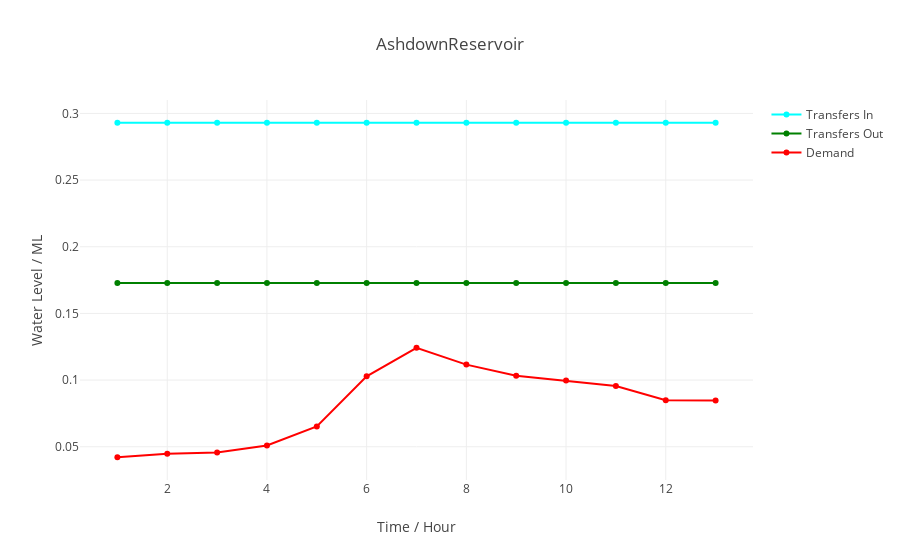
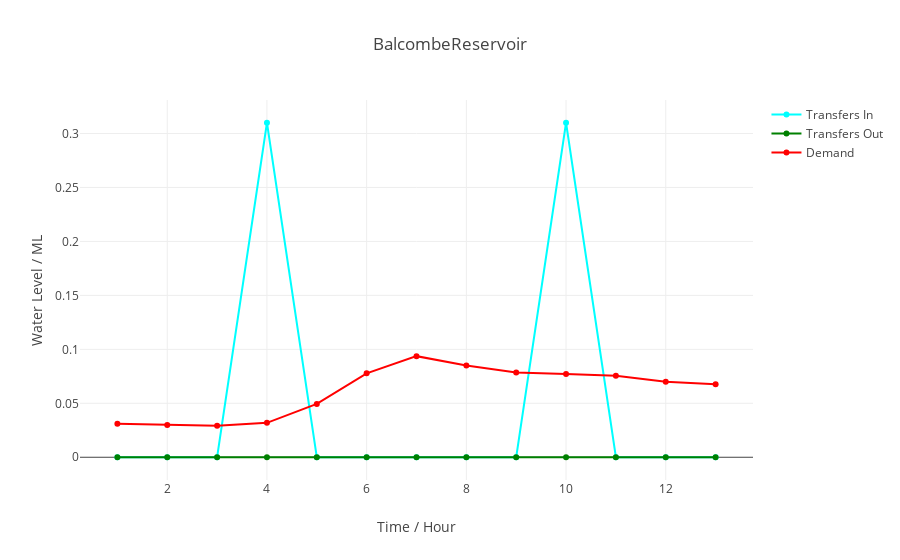
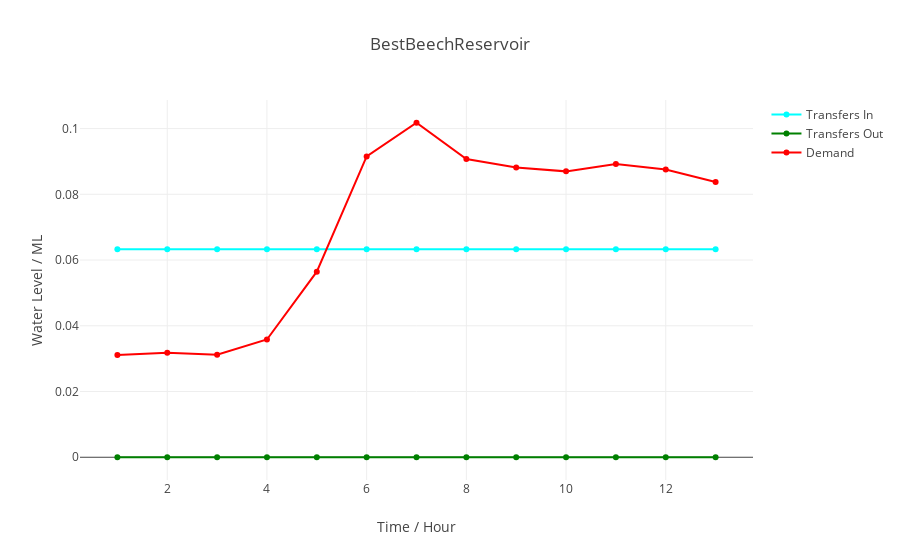
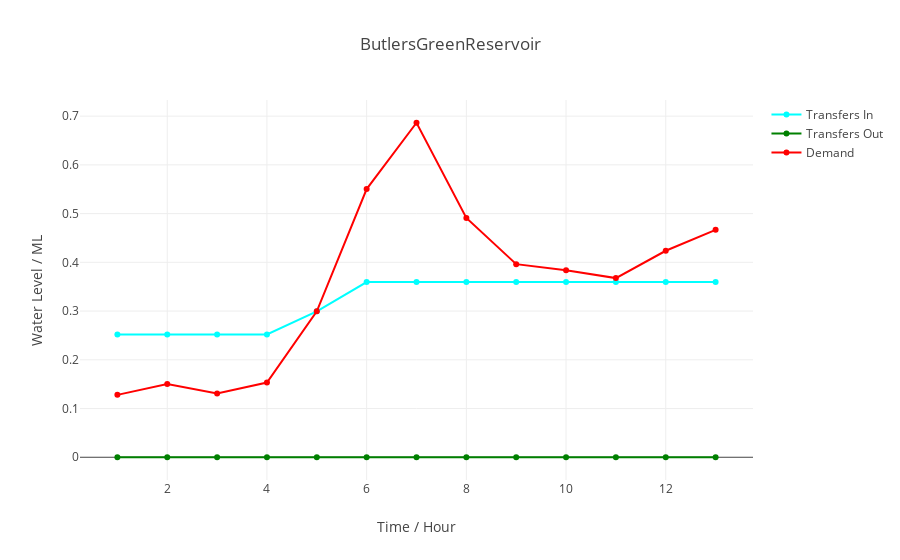

The notebook cell saved with these charts, in order:
### Code cell
def transfer_plot(timeperiods, in_transfer, out_transfer, demand, SR):
    #plot transfers IN
    trace1 = go.Scatter(
        x = timeperiods.tolist(),
        name = 'Transfers In',
        y = in_transfer.loc[SR,:].tolist(),
        line = dict(
            color = 'cyan')
            # width = 4,
    )
    #plot transfers OUT
    trace2 = go.Scatter(
        x = timeperiods.tolist(),
        y = out_transfer.loc[SR,:].tolist(),
        name = 'Transfers Out',
        line = dict(
            color = 'green')
    )
    #plot demand
    trace3 = go.Scatter(
        x=timeperiods.tolist(),
        y=demand.loc[SR,:].tolist(),
        name='Demand',
        line = dict(
            color = 'red')
    )
    return [trace1, trace2, trace3]

for sr in reservoirs:
    data = transfer_plot(time_list, transfers_in_df, transfers_out_df, demand_df, sr)   
    layout = dict(title = sr,
              xaxis = dict(title = 'Time / Hour'),
              yaxis = dict(title = 'Water Level / ML'),
              )

    # x = list()
    # for i, source_name in enumerate(water_levels.columns):
    #     fig.append_trace(data.get(source_name), i+1, 1)

    # fig['layout'].update(height=1200, width=600, title='Stacked subplots')
    fig = dict(data=data, layout=layout)
    py.iplot(fig, filename='transfer_demand')

### Figure 1 — Plotly figure (JSON) as saved in the notebook; plotly's stock layout.template omitted (floating-point values rounded to 4 significant figures)
{"data": [{"line": {"color": "cyan"}, "name": "Transfers In", "type": "scatter", "uid": "290ef424-e6a8-11e8-9770-9cb6d0e14be4", "x": [1, 2, 3, 4, 5, 6, 7, 8, 9, 10, 11, 12, 13], "y": [0.293, 0.293, 0.293, 0.293, 0.293, 0.293, 0.293, 0.293, 0.293, 0.293, 0.293, 0.293, 0.293]}, {"line": {"color": "green"}, "name": "Transfers Out", "type": "scatter", "uid": "290ef425-e6a8-11e8-933e-9cb6d0e14be4", "x": [1, 2, 3, 4, 5, 6, 7, 8, 9, 10, 11, 12, 13], "y": [0.1729, 0.1729, 0.1729, 0.1729, 0.1729, 0.1729, 0.1729, 0.1729, 0.1729, 0.1729, 0.1729, 0.1729, 0.1729]}, {"line": {"color": "red"}, "name": "Demand", "type": "scatter", "uid": "290ef426-e6a8-11e8-b4c3-9cb6d0e14be4", "x": [1, 2, 3, 4, 5, 6, 7, 8, 9, 10, 11, 12, 13], "y": [0.04214, 0.04484, 0.04568, 0.05094, 0.06526, 0.1028, 0.1242, 0.1116, 0.1033, 0.09964, 0.09552, 0.0849, 0.08464]}], "layout": {"title": "AshdownReservoir", "xaxis": {"title": "Time / Hour"}, "yaxis": {"title": "Water Level / ML"}}}

### Figure 2 — Plotly figure (JSON) as saved in the notebook; plotly's stock layout.template omitted (floating-point values rounded to 4 significant figures)
{"data": [{"line": {"color": "cyan"}, "name": "Transfers In", "type": "scatter", "uid": "29188a90-e6a8-11e8-b6cc-9cb6d0e14be4", "x": [1, 2, 3, 4, 5, 6, 7, 8, 9, 10, 11, 12, 13], "y": [0, 0, 0, 0.31, 0, 0, 0, 0, 0, 0.31, 0, 0, 0]}, {"line": {"color": "green"}, "name": "Transfers Out", "type": "scatter", "uid": "29188a91-e6a8-11e8-8202-9cb6d0e14be4", "x": [1, 2, 3, 4, 5, 6, 7, 8, 9, 10, 11, 12, 13], "y": [0, 0, 0, 0, 0, 0, 0, 0, 0, 0, 0, 0, 0]}, {"line": {"color": "red"}, "name": "Demand", "type": "scatter", "uid": "29188a92-e6a8-11e8-94d0-9cb6d0e14be4", "x": [1, 2, 3, 4, 5, 6, 7, 8, 9, 10, 11, 12, 13], "y": [0.03099, 0.02979, 0.02922, 0.03188, 0.04943, 0.07781, 0.0937, 0.08495, 0.07859, 0.07714, 0.07547, 0.07, 0.06755]}], "layout": {"title": "BalcombeReservoir", "xaxis": {"title": "Time / Hour"}, "yaxis": {"title": "Water Level / ML"}}}

### Figure 3 — Plotly figure (JSON) as saved in the notebook; plotly's stock layout.template omitted (floating-point values rounded to 4 significant figures)
{"data": [{"line": {"color": "cyan"}, "name": "Transfers In", "type": "scatter", "uid": "29237f90-e6a8-11e8-9445-9cb6d0e14be4", "x": [1, 2, 3, 4, 5, 6, 7, 8, 9, 10, 11, 12, 13], "y": [0.06328, 0.06328, 0.06328, 0.06328, 0.06328, 0.06328, 0.06328, 0.06328, 0.06328, 0.06328, 0.06328, 0.06328, 0.06328]}, {"line": {"color": "green"}, "name": "Transfers Out", "type": "scatter", "uid": "2923a686-e6a8-11e8-ab6d-9cb6d0e14be4", "x": [1, 2, 3, 4, 5, 6, 7, 8, 9, 10, 11, 12, 13], "y": [0, 0, 0, 0, 0, 0, 0, 0, 0, 0, 0, 0, 0]}, {"line": {"color": "red"}, "name": "Demand", "type": "scatter", "uid": "2923a687-e6a8-11e8-8e81-9cb6d0e14be4", "x": [1, 2, 3, 4, 5, 6, 7, 8, 9, 10, 11, 12, 13], "y": [0.03109, 0.03182, 0.0312, 0.03583, 0.05646, 0.09151, 0.1018, 0.09073, 0.08818, 0.08698, 0.08922, 0.08755, 0.08375]}], "layout": {"title": "BestBeechReservoir", "xaxis": {"title": "Time / Hour"}, "yaxis": {"title": "Water Level / ML"}}}

### Figure 4 — Plotly figure (JSON) as saved in the notebook; plotly's stock layout.template omitted (floating-point values rounded to 4 significant figures)
{"data": [{"line": {"color": "cyan"}, "name": "Transfers In", "type": "scatter", "uid": "29374826-e6a8-11e8-9f13-9cb6d0e14be4", "x": [1, 2, 3, 4, 5, 6, 7, 8, 9, 10, 11, 12, 13], "y": [0.2519, 0.2519, 0.2519, 0.2519, 0.2994, 0.3595, 0.3595, 0.3595, 0.3595, 0.3595, 0.3595, 0.3595, 0.3595]}, {"line": {"color": "green"}, "name": "Transfers Out", "type": "scatter", "uid": "29374827-e6a8-11e8-a0d3-9cb6d0e14be4", "x": [1, 2, 3, 4, 5, 6, 7, 8, 9, 10, 11, 12, 13], "y": [0, 0, 0, 0, 0, 0, 0, 0, 0, 0, 0, 0, 0]}, {"line": {"color": "red"}, "name": "Demand", "type": "scatter", "uid": "29374828-e6a8-11e8-a54a-9cb6d0e14be4", "x": [1, 2, 3, 4, 5, 6, 7, 8, 9, 10, 11, 12, 13], "y": [0.128, 0.1501, 0.131, 0.1534, 0.2994, 0.5502, 0.6864, 0.491, 0.3962, 0.3838, 0.3676, 0.4237, 0.4667]}], "layout": {"title": "ButlersGreenReservoir", "xaxis": {"title": "Time / Hour"}, "yaxis": {"title": "Water Level / ML"}}}
